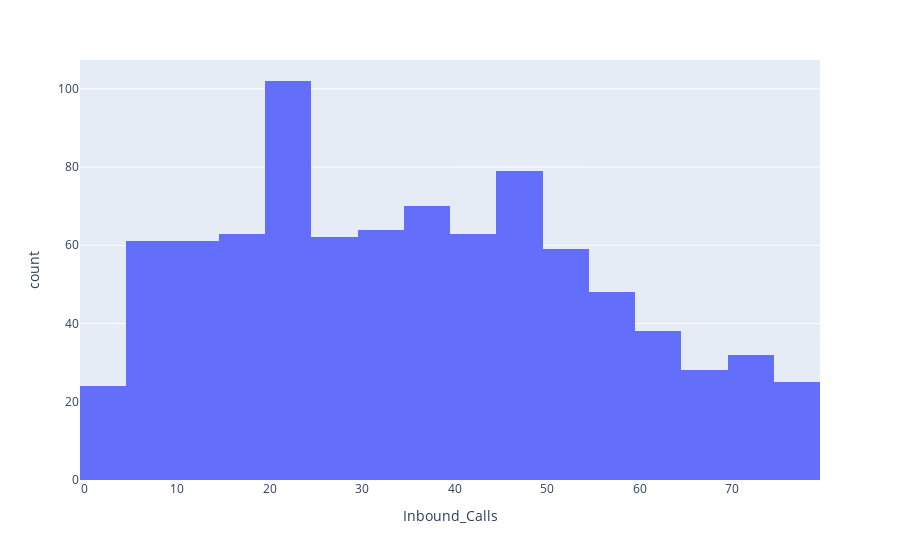

The cell this chart's notebook holds for it:
### Code cell
import plotly.express as px

fig = px.histogram(sck_pd2, x="Inbound_Calls")
fig.show()

### Figure 1 — Plotly figure (JSON) as saved in the notebook; plotly's stock layout.template omitted (floating-point values rounded to 4 significant figures; data arrays with more than 128 entries replaced by an {"elided": "..."} marker saying what was removed)
{"data": [{"alignmentgroup": "True", "bingroup": "x", "hovertemplate": "Inbound_Calls=%{x}<br>count=%{y}<extra></extra>", "legendgroup": "", "marker": {"color": "#636efa"}, "name": "", "offsetgroup": "", "orientation": "v", "showlegend": false, "type": "histogram", "x": {"elided": "879 int values"}, "xaxis": "x", "yaxis": "y"}], "layout": {"barmode": "relative", "legend": {"tracegroupgap": 0}, "margin": {"t": 60}, "xaxis": {"anchor": "y", "domain": [0, 1], "title": {"text": "Inbound_Calls"}}, "yaxis": {"anchor": "x", "domain": [0, 1], "title": {"text": "count"}}}}
